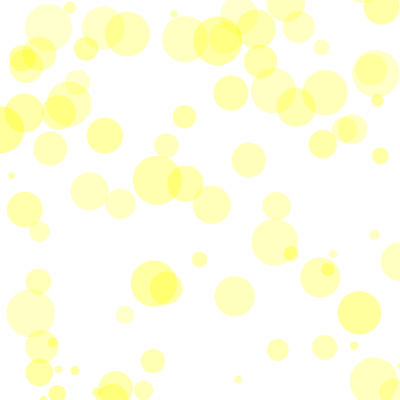
Frame 1 (no input)
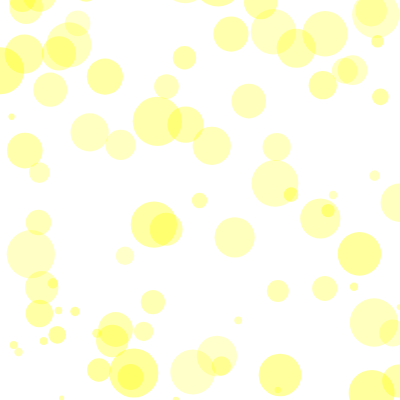
Frame 60 (no input)
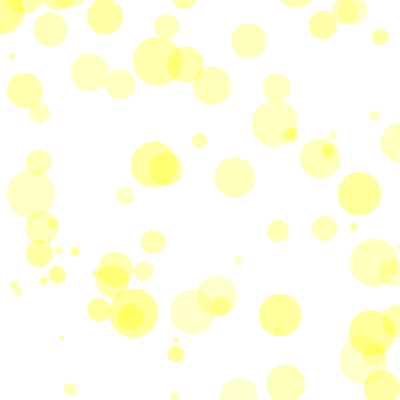
Frame 120 (the mouse pressed at the canvas centre since frame 60)

The p5.js sketch that drew these frames (run headless with seeded random() and noise() and a simulated clock; from frame 60 on, the mouse is pressed at the canvas centre):

// p5.js sketch
// ── sketch.js
var myBubble = [];
var numBubbles;

function setup(){
    createCanvas(400, 400);
    numBubbles = 100;
    for(var i=0; i<numBubbles; i++)
    {
        myBubble[i] = new Bubble();
    }
}

function draw(){
  background(255);
  
    for(var i=0; i<numBubbles; i++)
    {
        myBubble[i].move();
        myBubble[i].wrap();
        myBubble[i].display();
    }
}




// ── bubble.js
 class Bubble
{
    constructor()
    {
        // Create a new snowflake with a default
        // x, y, size, and speed
        this.x = random(0, width);
        this.y = random(-100, height);
        this.size = random(5, 50);
        this.Alpha = random(50, 100);
        this.speed = 1;
    }

    move()
    {
        this.y = this.y - this.speed;
        this.y %= height;
    }
    
     wrap()
    {
        if(this.y < -100)
        {
           this.y = 400;
        }
    }
    
    display()
    {
        push();
        noStroke();
        fill (255,255,0, this.Alpha);
        ellipse(this.x, this.y, this.size, this.size);
        pop();
    }
}
